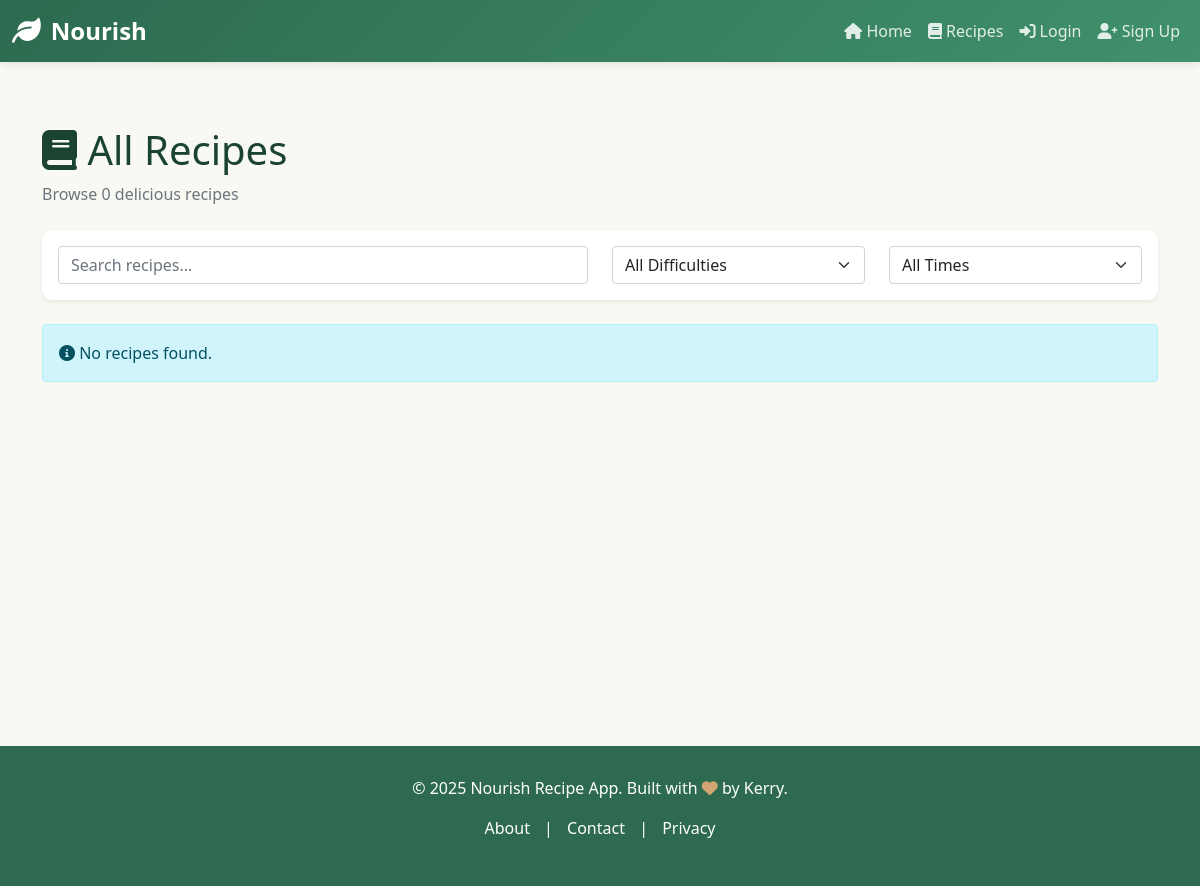
Before: /recipes/ with the older database file.
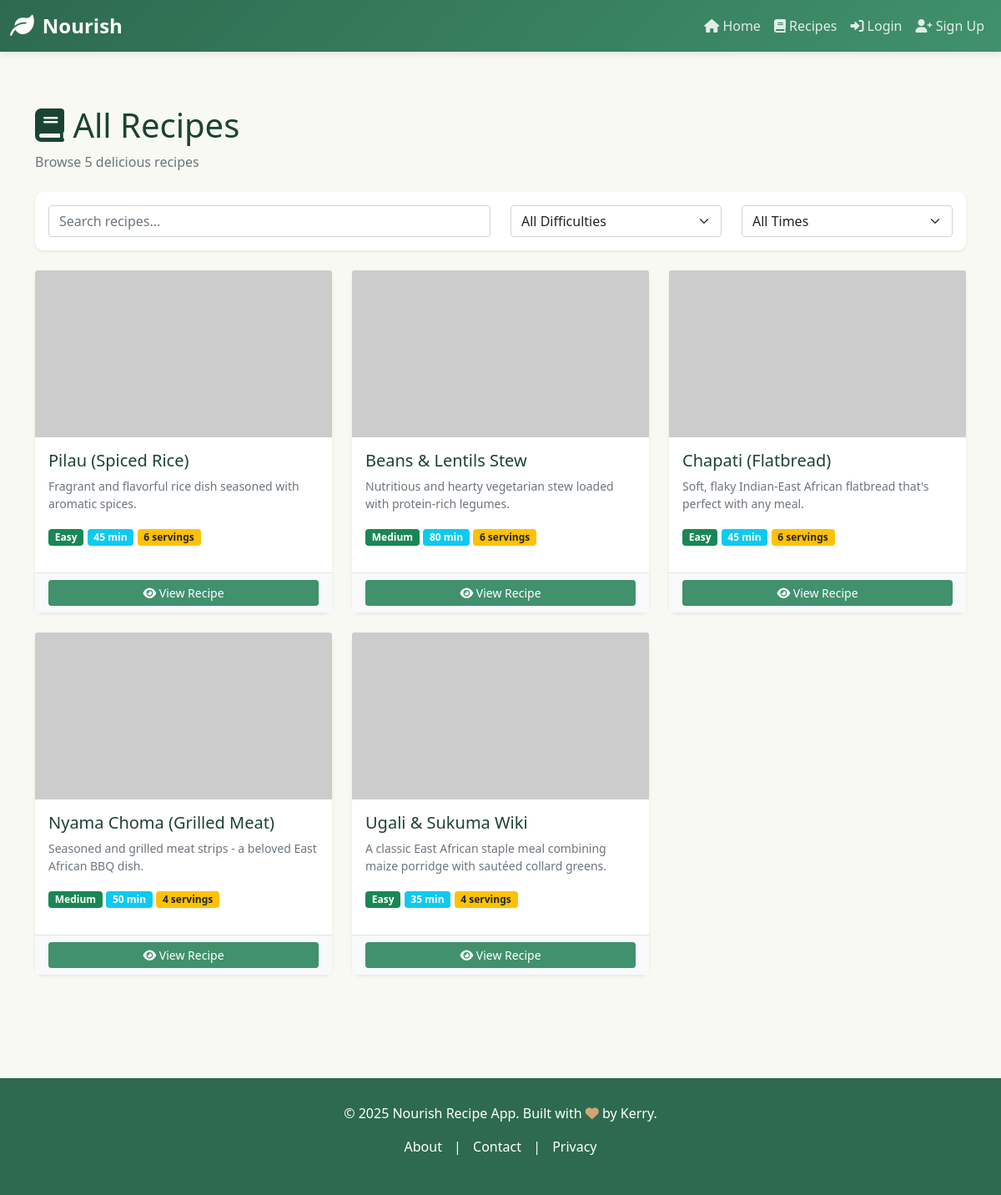
After: the same page with the newer database file.
### ingredient/models.py (models this page shows, shortened)
class Recipe(models.Model):
  DIFFICULTY_CHOICES = [
      ('easy', 'Easy'),
      ('medium', 'Medium'),
      ('hard', 'Hard'),
  ]
  CATEGORY_CHOICES = [
      ('breakfast', 'Breakfast'),
      ('lunch', 'Lunch'),
      ('dinner', 'Dinner'),
      ('snack', 'Snack'),
      ('dessert', 'Dessert'),
      ('beverage', 'Beverage'),
      ('other', 'Other'),
  ]
  title = models.CharField(max_length=255)
  description = models.TextField(blank=True)
  prep_time = models.IntegerField(default=15, help_text="minutes")
  cook_time = models.IntegerField(default=30, help_text="minutes")
  servings = models.IntegerField(default=4)
  difficulty = models.CharField(max_length=50, choices=DIFFICULTY_CHOICES, default='medium')
  category = models.CharField(max_length=50, choices=CATEGORY_CHOICES, default='other')
  image = models.URLField(blank=True)  # Using URL for now, can switch to ImageField later
  created_by = models.ForeignKey(User, on_delete=models.CASCADE, related_name='recipes', null=True, blank=True)
  created_at = models.DateTimeField(auto_now_add=True)
  updated_at = models.DateTimeField(auto_now=True)
  is_published = models.BooleanField(default=True)
  views_count = models.IntegerField(default=0)
  def average_rating(self):
    ratings = self.ratings.all()
    if ratings.count() == 0:
      return 0
    return sum([r.score for r in ratings]) / ratings.count()
  class Meta:
    ordering = ['-created_at']

### ingredient/views.py (the view)
# urls.py: path('recipes/', recipes, name='recipes'),
def recipes(request):
  recipes = Recipe.objects.filter(is_published=True)
  return render(request, 'recipes.html', {'recipes': recipes})

### templates/recipes.html (shortened to what this page needs)
{% extends 'base.html' %}
{% load static %}
{% block content %}
<div class="mb-4">
    <h1><i class="fas fa-book"></i> All Recipes</h1>
    <p class="text-muted">Browse {{ recipes|length }} delicious recipes</p>
</div>
<div class="card border-0 shadow-sm mb-4">
    <div class="card-body">
        <div class="row">
            <div class="col-md-6">
                <input type="text" class="form-control" id="search-input" placeholder="Search recipes..." onkeyup="filterRecipes()">
            </div>
            <div class="col-md-3">
                <select class="form-select" id="difficulty-filter" onchange="filterRecipes()">
                    <option value="">All Difficulties</option>
                </select>
            </div>
            <div class="col-md-3">
                <select class="form-select" id="time-filter" onchange="filterRecipes()">
                    <option value="">All Times</option>
                </select>
            </div>
        </div>
    </div>
</div>
{% if recipes %}
    <div class="row" id="recipe-grid">
        {% for recipe in recipes %}
            <div class="col-md-6 col-lg-4 mb-4 recipe-card" data-title="{{ recipe.title|lower }}" data-difficulty="{{ recipe.difficulty }}" data-time="{{ recipe.prep_time|add:recipe.cook_time }}">
                <div class="card h-100 border-0 shadow-sm">
                    {% if recipe.image %}
                        <img src="{{ recipe.image }}" class="card-img-top" alt="{{ recipe.title }}" style="height: 200px; object-fit: cover;">
                    {% else %}
                        <div class="card-img-top bg-light d-flex align-items-center justify-content-center" style="height: 200px;">
                            <i class="fas fa-utensils fa-3x text-muted"></i>
                        </div>
                    {% endif %}
                    <div class="card-body">
                        <h5 class="card-title">{{ recipe.title }}</h5>
                        <p class="card-text text-muted small">{{ recipe.description|truncatewords:15 }}</p>
                        <div class="recipe-meta mb-3">
                            <span class="badge bg-success">{{ recipe.difficulty|title }}</span>
                            <span class="badge bg-info">{{ recipe.prep_time|add:recipe.cook_time }} min</span>
                            <span class="badge bg-warning text-dark">{{ recipe.servings }} servings</span>
                        </div>
                    </div>
                    <div class="card-footer bg-light border-top">
                        <a href="{% url 'recipe_detail' recipe.id %}" class="btn btn-sm btn-primary w-100">
                            <i class="fas fa-eye"></i> View Recipe
                        </a>
                    </div>
                </div>
            </div>
        {% endfor %}
    </div>
{% else %}
    <div class="alert alert-info" role="alert">
        <i class="fas fa-info-circle"></i> No recipes found.
    </div>
{% endif %}
{% endblock %}

Changed rows visible on the page:
added Recipe: title "Pilau (Spiced Rice)", description "Fragrant and flavorful rice dish seasoned with aromatic spices.", difficulty "Easy", prep_time|add "45", servings "6"
added Recipe: title "Beans & Lentils Stew", description "Nutritious and hearty vegetarian stew loaded with protein-rich legumes.", difficulty "Medium", prep_time|add "80", servings "6"
added Recipe: title "Chapati (Flatbread)", description "Soft, flaky Indian-East African flatbread that's perfect with any meal.", difficulty "Easy", prep_time|add "45", servings "6"
added Recipe: title "Nyama Choma (Grilled Meat)", description "Seasoned and grilled meat strips - a beloved East African BBQ dish.", difficulty "Medium", prep_time|add "50", servings "4"
added Recipe: title "Ugali & Sukuma Wiki", description "A classic East African staple meal combining maize porridge with sautéed collard greens.", difficulty "Easy", prep_time|add "35", servings "4"
Other visible differences:
{{ recipes|length }}: "0" → "5"
text no longer shown: "No recipes found."
